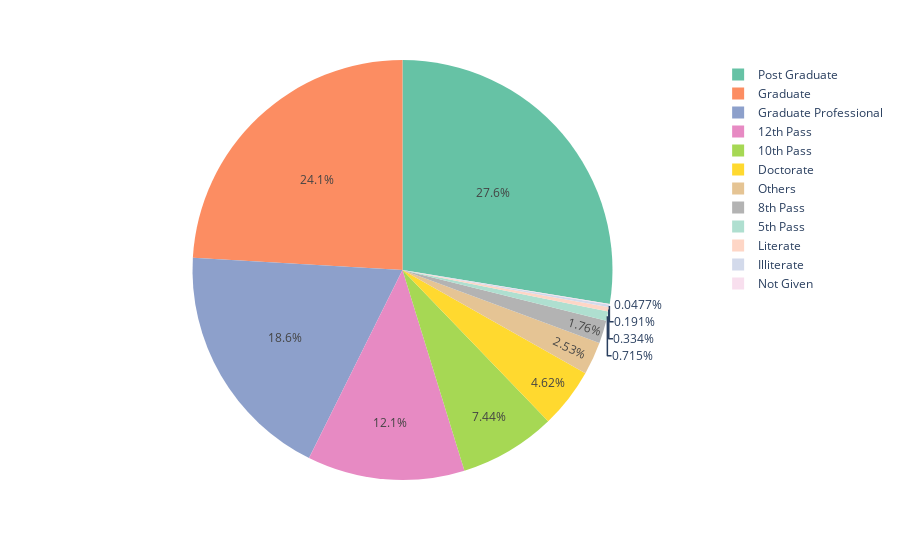

Here is the notebook cell this chart was saved with:
### Code cell
# create a pie chart using top_parties_df
fig = px.pie(edu_vals, values=edu_vals.values, names=edu_vals.index, color_discrete_sequence=px.colors.qualitative.Set2)
fig.show()

### Figure 1 — Plotly figure (JSON) as saved in the notebook; plotly's stock layout.template omitted (floating-point values rounded to 4 significant figures)
{"data": [{"domain": {"x": [0, 1], "y": [0, 1]}, "hovertemplate": "education=%{label}<br>value=%{value}<extra></extra>", "labels": ["Post Graduate", "Graduate", "Graduate Professional", "12th Pass", "10th Pass", "Doctorate", "Others", "8th Pass", "5th Pass", "Literate", "Illiterate", "Not Given"], "legendgroup": "", "name": "", "showlegend": true, "type": "pie", "values": [579, 505, 390, 254, 156, 97, 53, 37, 15, 7, 4, 1]}], "layout": {"legend": {"tracegroupgap": 0}, "margin": {"t": 60}, "piecolorway": ["rgb(102,194,165)", "rgb(252,141,98)", "rgb(141,160,203)", "rgb(231,138,195)", "rgb(166,216,84)", "rgb(255,217,47)", "rgb(229,196,148)", "rgb(179,179,179)"]}}
